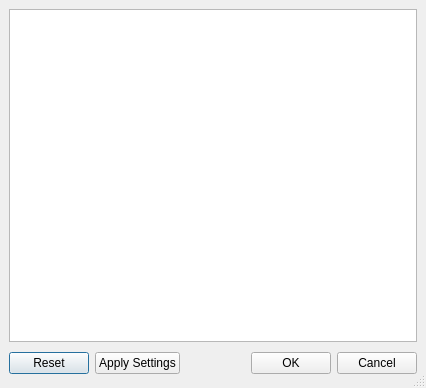
<ui version="4.0" >
 <author></author>
 <comment></comment>
 <exportmacro></exportmacro>
 <class>frmHeader</class>
 <widget class="QDialog" name="frmHeader" >
  <property name="geometry" >
   <rect>
    <x>0</x>
    <y>0</y>
    <width>426</width>
    <height>388</height>
   </rect>
  </property>
  <property name="windowTitle" >
   <string>Header</string>
  </property>
  <property name="sizeGripEnabled" >
   <bool>true</bool>
  </property>
  <property name="modal" >
   <bool>true</bool>
  </property>
  <layout class="QGridLayout" >
   <property name="margin" >
    <number>9</number>
   </property>
   <property name="spacing" >
    <number>6</number>
   </property>
   <item row="1" column="0" >
    <layout class="QHBoxLayout" >
     <property name="margin" >
      <number>0</number>
     </property>
     <property name="spacing" >
      <number>6</number>
     </property>
     <item>
      <widget class="QPushButton" name="resetButton" >
       <property name="text" >
        <string>Reset</string>
       </property>
      </widget>
     </item>
     <item>
      <widget class="QPushButton" name="applyButton" >
       <property name="text" >
        <string>Apply Settings</string>
       </property>
      </widget>
     </item>
     <item>
      <spacer>
       <property name="orientation" >
        <enum>Qt::Horizontal</enum>
       </property>
       <property name="sizeHint" >
        <size>
         <width>131</width>
         <height>31</height>
        </size>
       </property>
      </spacer>
     </item>
     <item>
      <widget class="QPushButton" name="okButton" >
       <property name="text" >
        <string>OK</string>
       </property>
      </widget>
     </item>
     <item>
      <widget class="QPushButton" name="cancelButton" >
       <property name="text" >
        <string>Cancel</string>
       </property>
      </widget>
     </item>
    </layout>
   </item>
   <item row="0" column="0" >
    <widget class="QTextEdit" name="txtHeader" >
     <property name="mouseTracking" >
      <bool>false</bool>
     </property>
    </widget>
   </item>
  </layout>
 </widget>
 <pixmapfunction></pixmapfunction>
 <resources/>
 <connections>
  <connection>
   <sender>okButton</sender>
   <signal>clicked()</signal>
   <receiver>frmHeader</receiver>
   <slot>accept()</slot>
   <hints>
    <hint type="sourcelabel" >
     <x>278</x>
     <y>253</y>
    </hint>
    <hint type="destinationlabel" >
     <x>96</x>
     <y>254</y>
    </hint>
   </hints>
  </connection>
  <connection>
   <sender>cancelButton</sender>
   <signal>clicked()</signal>
   <receiver>frmHeader</receiver>
   <slot>reject()</slot>
   <hints>
    <hint type="sourcelabel" >
     <x>369</x>
     <y>253</y>
    </hint>
    <hint type="destinationlabel" >
     <x>179</x>
     <y>282</y>
    </hint>
   </hints>
  </connection>
 </connections>
</ui>
